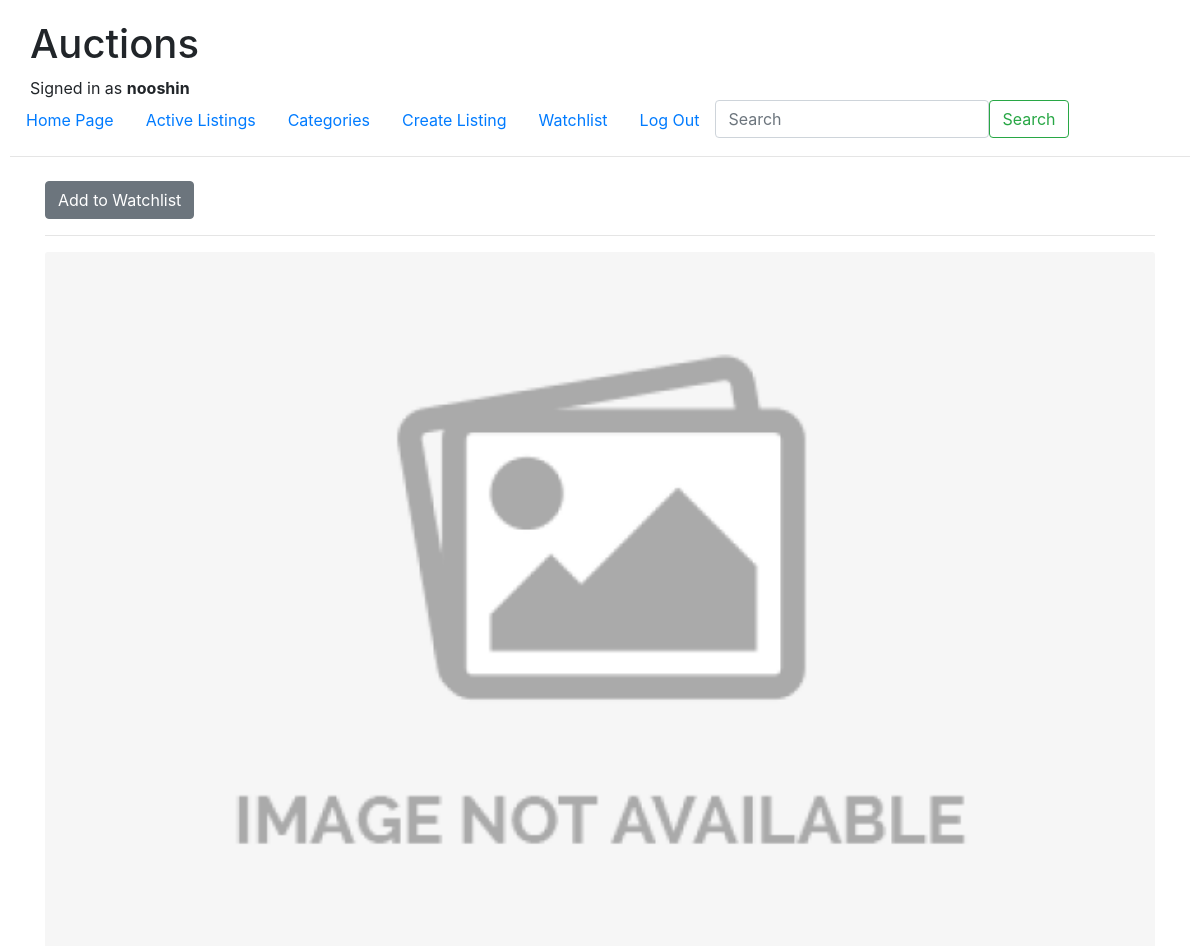
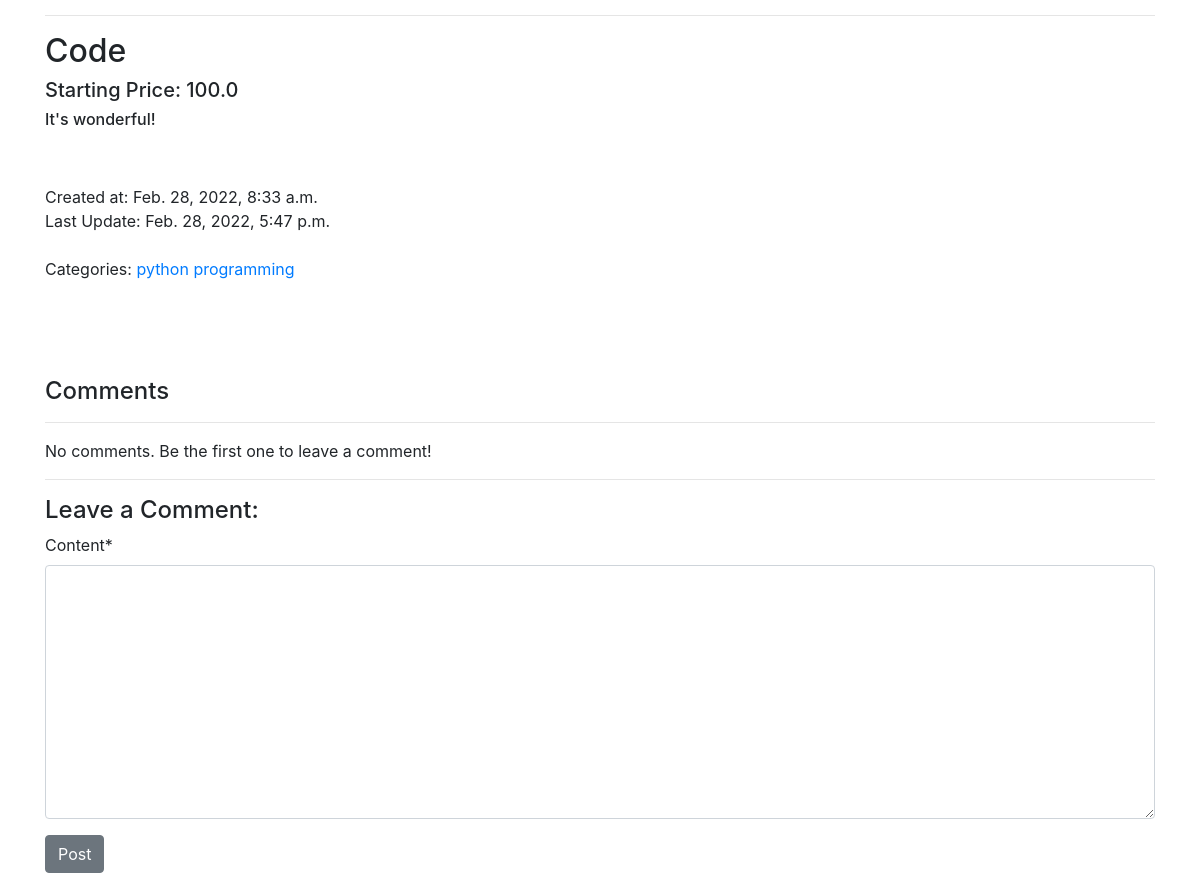
/auction/listings/18/ (signed in), run on the app's committed database (2 pictures, top to bottom).
### Auction/models.py (models this page shows, shortened)
class User(AbstractUser):
    pass

class Listing(models.Model):
    title = models.CharField(max_length=20)
    description = models.TextField(blank=True, null=True)
    user = models.ForeignKey(User, related_name='listings', on_delete=models.CASCADE)
    watchers = models.ManyToManyField(User, related_name='watchlist', blank=True)
    category = models.ManyToManyField(Category, related_name='listings', blank=True)
    created_at = models.DateTimeField(auto_now_add=True)
    updated_at = models.DateTimeField(auto_now=True)
    starting_price = models.FloatField()
    image = models.ImageField(upload_to='uploads/', blank=True, null=True)

class Category(models.Model):
    name = models.CharField(max_length=20)

### Auction/views.py (the view)
# urls.py: path('listings/<int:id>/', listing_view, name='listing'),
def listing_view(request, id):
    try:
        listing = Listing.objects.get(id=id)
    except:
        raise Http404
    comment_form = CreateCommentForm()
    user = request.user
    if user.is_authenticated:
        if user in listing.watchers.all():
            is_watching = True
        else:
            is_watching = False
    else:
        is_watching = False
    context = {
    'listing': listing,
    'is_watching': is_watching,
    'comment_form': comment_form,
    }
    return render(request, 'auction/listing.html', context=context)

### Auction/forms.py
class CreateCommentForm(forms.ModelForm):
    class Meta:
        model = Comment
        fields = ['content']

### templates/auction/listing.html (shortened to what this page needs)
{% extends 'layout.html' %}
{% block body %}
{% load static %}
{% load crispy_forms_tags %}
<div class="container py-2">
    {% if is_watching %}
    <a href="{% url 'auction:toggle_watch' listing.id %}">
        <button class="btn btn-secondary">Remove from Watchlist</button>
    </a>
    {% else %}
    <a href="{% url 'auction:toggle_watch' listing.id %}">
        <button class="btn btn-secondary">Add to Watchlist</button>
    </a>
    {% endif %}
    <hr>
    {% if listing.image %}
    <div id="image">
    <img src="{{ listing.image.url }}" class="card-img-top img-fluid">
    </div>
    {% else %}
    <img src="{% static 'Auction/no_image.jpg' %}" class="card-img-top img-fluid">
    {% endif %}
    <hr>
    <h2>{{ listing.title }}</h2>
    <h5>
    Starting Price: {{ listing.starting_price }}
    </h5>
    <h6>
    {{ listing.description }}
    </h6><br/><br/>
    Created at: {{ listing.created_at }}<br/>
    Last Update: {{ listing.updated_at }}<br/><br/>
    Categories:
    {% for category in listing.category.all %}
    <a href="{% url 'auction:category' category.id %}">{{ category.name }}</a>
    {% empty %}
    No categories.
    {% endfor %}
    <br/>
    <br/>
    <br/><br/><br/>
    <h4>Comments</h4>
    <hr>
    {% for comment in listing.comments.all %}
    <b><h5>{{ comment.user }}:</h5></b>
    {{ comment.content }}<br/><br/>
    Posted at : {{ comment.created_at }}<br/><br/>
    {% if request.user == comment.user and request.user.is_authenticated %}
    <a class='btn btn-secondary' href="{% url 'auction:delete_comment' listing.id comment.id %}">Delete</a>
    {% endif %}
    <hr>
    {% empty %}
    No comments. Be the first one to leave a comment!
    <hr>
    {% endfor %}
    {% if request.user.is_authenticated %}
    <h4>Leave a Comment:</h4>
    <form action="{% url 'auction:comment' listing.id %}" method="post">
        {{ comment_form|crispy }}
        <input type="submit" value="Post" class='btn btn-secondary'/>
    </form>
    {% else %}
    <h6>If you want to leave a comment, <a href='{% url "auction:login" %}'>Login</a> first.</h6>
    {% endif %}
</div>
{% endblock %}

### templates/layout.html (shortened to what this page needs)
<!DOCTYPE html>
<html>
    <head>
        {% load static %}
        <link rel="stylesheet" href="https://stackpath.bootstrapcdn.com/bootstrap/4.4.1/css/bootstrap.min.css">
        <link href="{% static 'Auction/styles.css' %}" rel="stylesheet">
    </head>
    <body>
        <div style="margin-top: 10px; margin-left: 20px;">
        <h1>Auctions</h1>
            {% if user.is_authenticated %}
                Signed in as <strong>{{ user.username }}</strong>
            {% endif %}
        </div>
        <ul class="nav">
            <li class="nav-item">
            <a class='nav-link' href="{% url 'index' %}">Home Page</a>
        </li>
        <li class="nav-item">
            <a class='nav-link' href='{% url "auction:index" %}'>Active Listings</a>
        </li>
        <li class="nav-item">
            <a class='nav-link' href="{% url 'auction:category_list' %}">Categories</a>
        </li>
        <li class="nav-item">
            <a class='nav-link' href='{% url "auction:create_listing" %}'>Create Listing</a>
        </li>
            {% if user.is_authenticated %}
            <li class="nav-item">
                <a class='nav-link' href="{% url 'auction:watchlist' %}">Watchlist</a>
            </li>
            <li class="nav-item">
            <a class='nav-link' href="{% url 'auction:logout' %}">Log Out</a>
            </li>
            {% endif %}
        <li class="nav-item">
        <form class="d-flex" method="post" action="{% url 'auction:search' %}">
            <input class="form-control me-2" type="search" name='q' placeholder="Search" aria-label="Search">
            <button class="btn btn-outline-success" type="submit">Search</button>
            </form>
        </li>
    </ul>
    <hr>
        {% block body %}
        {% endblock %}
    </body>
</html>

### Auction/static/Auction/styles.css (style rules this page uses)
body { padding: 10px; }

### data on the page
User: username "nooshin"
Listing: title "Code", starting_price "100.0", description "It's wonderful!", created_at "Feb. 28, 2022, 8:33 a.m.", updated_at "Feb. 28, 2022, 5:47 p.m."
Category: name "python"
Category: name "programming"
